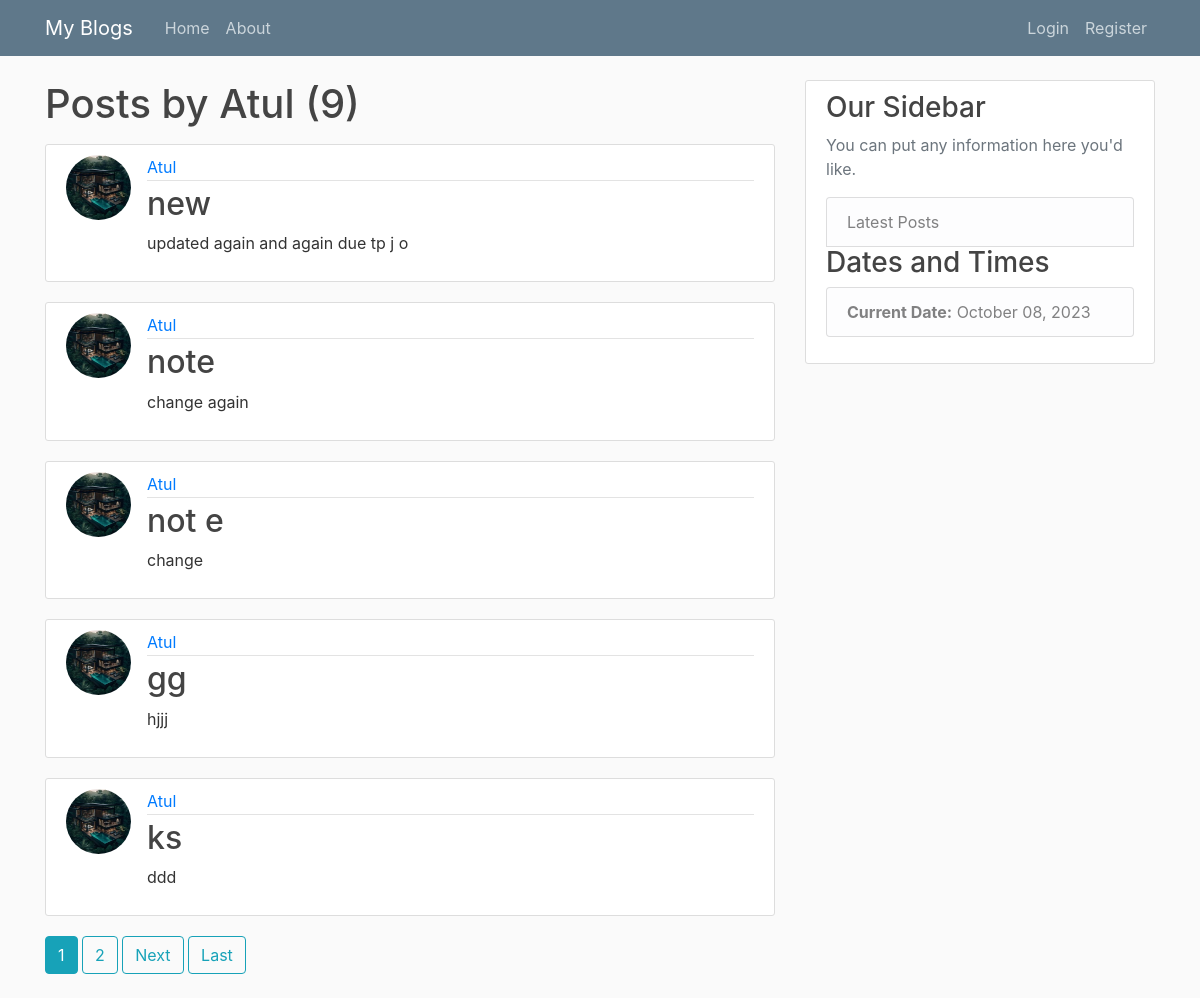
Before: /Blog/user/Atul with the older database file.
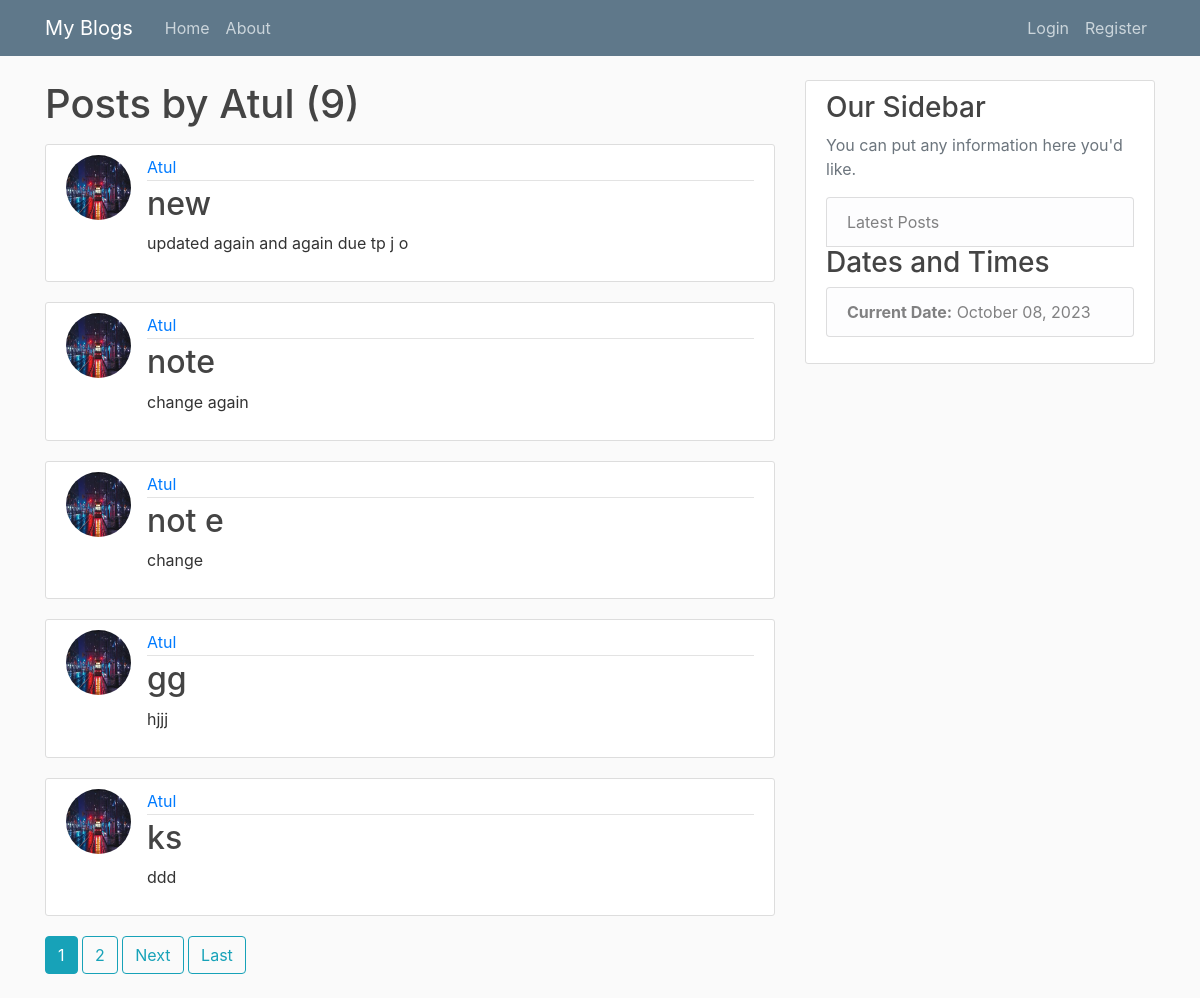
After: the same page with the newer database file.
### blog/models.py (models this page shows, shortened)
class Post(models.Model):
    title = models.CharField(max_length=100)
    content = models.TextField()  # content can be of any length so we use textfield
    date_posted = models.DateTimeField(default=timezone.now)
    author = models.ForeignKey(User, on_delete=models.CASCADE)
    image = models.ImageField(upload_to='post_images',default='')

### users/models.py (models this page shows, shortened)
class profile(models.Model):
    user = models.OneToOneField(User,on_delete=models.CASCADE)
    facebook_link = models.URLField(blank=True, null=True)
    twitter_link = models.URLField(blank=True, null=True)
    github_link = models.URLField(blank=True, null=True)
    image = models.ImageField( default='profile_pics/default.jpg',  # Relative to MEDIA_ROOT
        upload_to='profile_pics',
        blank=True,
        null=True
    )

### blog/views.py (the view)
# urls.py: path('user/<str:username>',UserPostListView.as_view(),name='user-posts'),
class UserPostListView(ListView):
    model=Post
    template_name = 'blog/user_posts.html'  # <app>/<model>_<viewtype>.html
    context_object_name = 'posts'
    paginate_by = 5
    def get_queryset(self):
        user = get_object_or_404(User, username=self.kwargs.get('username'))
        return Post.objects.filter(author=user).order_by('-date_posted')

### blog/current_datetime.py (called while the page is built)
def current_datetime(request):
    return {'current_datetime': datetime.now()}

### blog/templates/blog/user_posts.html (shortened to what this page needs)
{% extends "blog/base.html" %}
{% block content %}
    <h1 class="mb-3">Posts by {{ view.kwargs.username }} ({{ page_obj.paginator.count }})</h1>
    {% for post in posts %}
        <article class="media content-section">
          <img class="rounded-circle article-img" src="{{ post.author.profile.image.url }}">
          <div class="media-body">
            <div class="article-metadata">
            <a class="mr-2" href="{% url 'user-posts' post.author.username %}">{{ post.author }}</a>
            </div>
            <h2><a class="article-title" href="{% url 'post-detail' post.id %}">{{ post.title }}</a></h2>
             <p class="article-content">{{ post.content }}</p>
          </div>
        </article>
    {% endfor %}
    {% if is_paginated %}
      {% for num in page_obj.paginator.page_range %}
        {% if page_obj.number == num %}
          <a class="btn btn-info mb-4" href="?page={{ num }}">{{ num }}</a>
        {% elif num > page_obj.number|add:'-3' and num < page_obj.number|add:'3' %}
          <a class="btn btn-outline-info mb-4" href="?page={{ num }}">{{ num }}</a>
        {% endif %}
      {% endfor %}
      {% if page_obj.has_next %}
        <a class="btn btn-outline-info mb-4" href="?page={{ page_obj.next_page_number }}">Next</a>
        <a class="btn btn-outline-info mb-4" href="?page={{ page_obj.paginator.num_pages }}">Last</a>
      {% endif %}
    {% endif %}
{% endblock content %}

### blog/templates/blog/base.html (shortened to what this page needs)
  {% load static %}
  {% load humanize %}
  <!DOCTYPE html>
  <html lang="en">
  <head>
      <head>
        <link rel="stylesheet" href="https://cdn.jsdelivr.net/npm/bootstrap@4.0.0/dist/css/bootstrap.min.css">
        <link rel="stylesheet" type="text/css" href="{% static 'blog/main.css' %}">
  </head>
    <body>
        <header class="site-header">
            <nav class="navbar navbar-expand-md navbar-dark bg-steel fixed-top">
              <div class="container">
                <a class="navbar-brand mr-4" href="{% url 'my-blogs' %}"> My Blogs </a>
                <div class="collapse navbar-collapse" id="navbarToggle">
                  <div class="navbar-nav mr-auto">
                    <a class="nav-item nav-link" href="{% url 'blog-home' %}">Home</a>
                    <a class="nav-item nav-link" href="{% url 'blog-about' %}">About</a>
                  </div>
                  <div class="navbar-nav">
                    {% if user.is_authenticated %}
                    <a class="nav-item nav-link" href="{% url 'post-create' %} ">New Post</a>
                    <a class="nav-item nav-link" href="{% url 'profile' %} ">Profile</a >
                      <a class="nav-item nav-link" href="{% url 'logout' %} ">Logout</a >
                    {% else %}
                    <a class="nav-item nav-link" href="{% url 'login' %} ">Login</a>
                    <a class="nav-item nav-link" href="{% url 'register' %}">Register</a>
                    {% endif %}
                </div>
              </div>
            </div>
          </nav>
        </header>
        <main role="main" class="container">
          <div class="row">
            <div class="col-md-8">
              {% block content %}{% endblock %}
            </div>
            <div class="col-md-4">
              <div class="content-section">
                <h3>Our Sidebar</h3>
                <p class='text-muted'>You can put any information here you'd like.
                  <ul class="list-group">
                    <li class="list-group-item list-group-item-light">Latest Posts</li>
                      <div class="sidebar">
                        <h3> Dates and Times </h3>
                        <ul class="list-group">
                            <li class="list-group-item list-group-item-light">
                                <strong>Current Date:</strong> {{ current_datetime|date:"F d, Y" }}
                            </li>
                        </ul>
                    </div>
                  </ul>
                </p>
              </div>
            </div>
          </div>
        </main>
  </body>
  </html>

### blog/static/blog/main.css (style rules this page uses)
body { background: #fafafa; color: #333333; margin-top: 5rem; }
h1, h2, h3, h4, h5, h6 { color: #444444; }
ul { margin: 0; }
.bg-steel { background-color: #5f788a; }
.site-header .navbar-nav .nav-link { color: #cbd5db; }
.content-section { background: #ffffff; padding: 10px 20px; border: 1px solid #dddddd; border-radius: 3px; margin-bottom: 20px; }
.article-title { color: #444444; }
.article-content { white-space: pre-line; }
.article-img { height: 65px; width: 65px; margin-right: 16px; }
.article-metadata { padding-bottom: 1px; margin-bottom: 4px; border-bottom: 1px solid #e3e3e3 }

Changed rows visible on the page:
changed through a linked row, Post "new": author.profile.image: a different picture
changed through a linked row, Post "note": author.profile.image: a different picture
changed through a linked row, Post "not e": author.profile.image: a different picture
changed through a linked row, Post "gg": author.profile.image: a different picture
changed through a linked row, Post "ks": author.profile.image: a different picture
